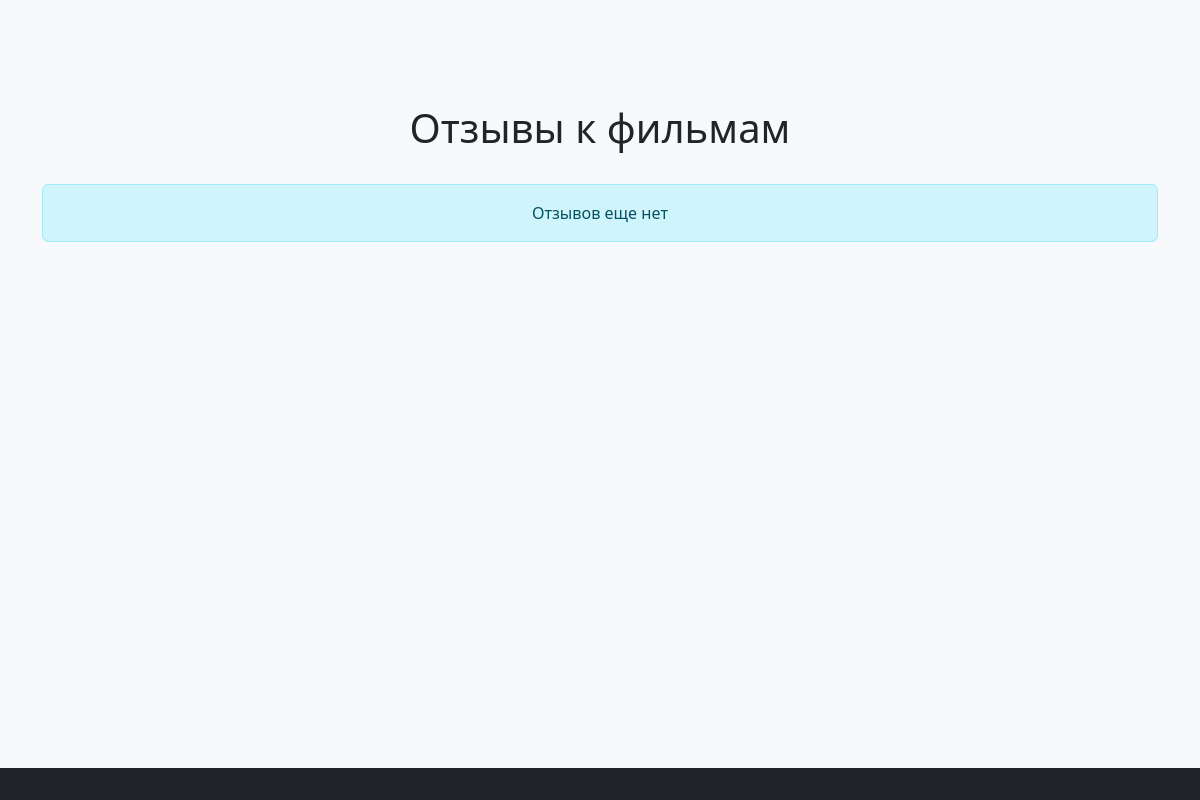
The app's page /, older data.
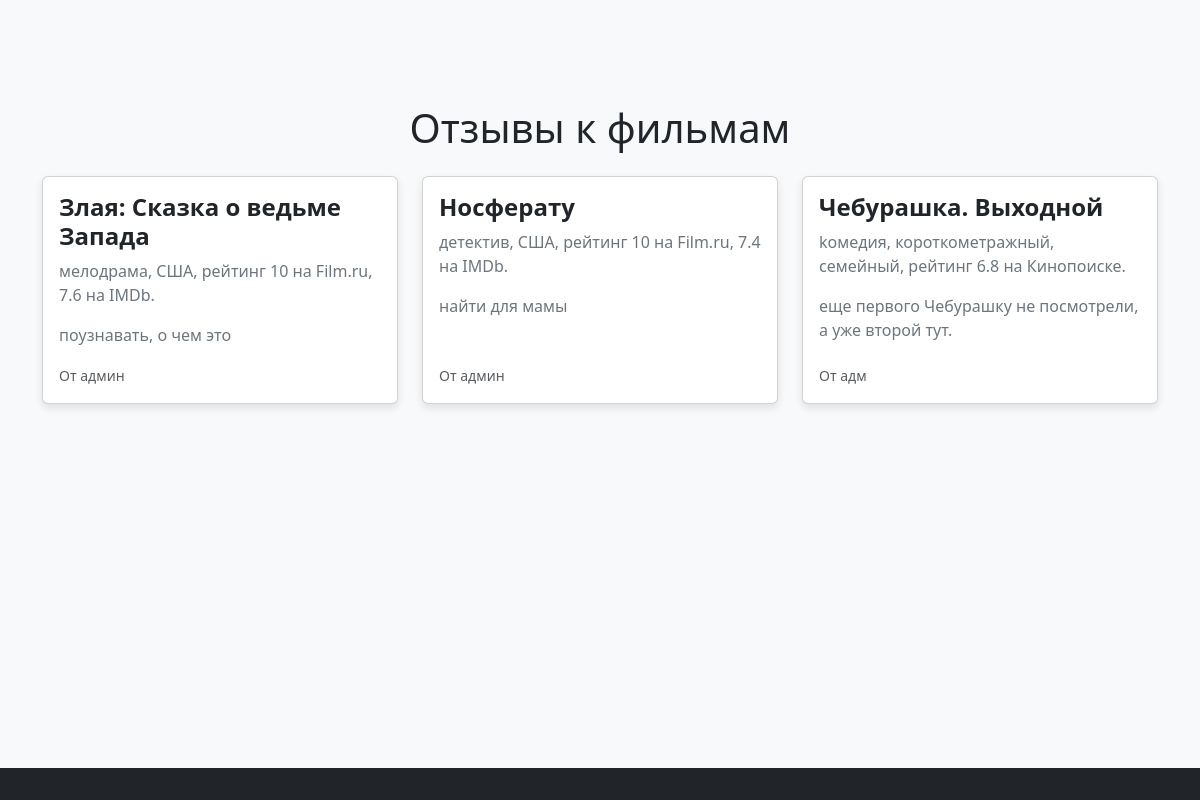
The same page, newer data.
### films/models.py (models this page shows, shortened)
class Comment(models.Model):
    film = models.ForeignKey(Film, on_delete=models.CASCADE)
    description = models.TextField('Краткое описание фильма', max_length=200, blank=True)
    comment = models.TextField('Отзыв о фильме', max_length=200)
    author = models.CharField('Автор отзыва', max_length=100)
    class Meta:
        verbose_name = 'Отзыв'
        verbose_name_plural = 'Отзывы'

class Film(models.Model):
    title = models.CharField('Название фильма', max_length=200)
    year = models.CharField('Год выпуска',max_length=4)
    review = models.TextField('Краткое описание фильма', max_length=200)
    def __str__(self):
        return f'{self.title} '

### films/views.py (the view)
# urls.py: path('', views.comments_list, name='comments_list'),
def comments_list(request):
    comments = Comment.objects.all()
    return render(request, 'films/comments_list.html', {'comments': comments})

### films/templates/films/comments_list.html
{% extends 'films/layoute.html' %}
{% block content %}
<div class="container">
    <h1 class="text-center mb-4">Отзывы к фильмам</h1>
    {% if comments %}
        <div class="row row-cols-1 row-cols-md-2 row-cols-lg-3 g-4">
            {% for comment in comments %}
                <div class="col">
                    <div class="card h-100">
                        <div class="card-body d-flex flex-column">
                            <h5 class="card-title">{{ comment.film }}</h5>
                            <p class="card-text">{{ comment.description }}</p>
                            <p class="card-text">{{ comment.comment }}</p>
                            <p class="card-text mt-auto"><small class="text-muted">От {{ comment.author }}</small></p>
                        </div>
                    </div>
                </div>
            {% endfor %}
        </div>
    {% else %}
        <div class="alert alert-info text-center" role="alert">
            Отзывов еще нет
        </div>
    {% endif %}
</div>
{% endblock %}

Row changes from the older to the newer data that the page shows:
added Comment: film "Злая: Сказка о ведьме Запада", description "мелодрама, США, рейтинг 10 на Film.ru, 7.6 на IMDb.", comment "поузнавать, о чем это", author "админ"
added Comment: film "Носферату", description "детектив, США, рейтинг 10 на Film.ru, 7.4 на IMDb.", comment "найти для мамы", author "админ"
added Comment: film "Чебурашка. Выходной", description "kомедия, короткометражный, семейный, рейтинг 6.8 на Кинопоиске.", comment "еще первого Чебурашку не посмотрели, а уже второй тут.", author "адм"
Text that changed along with them:
text no longer shown: "Отзывов еще нет"
